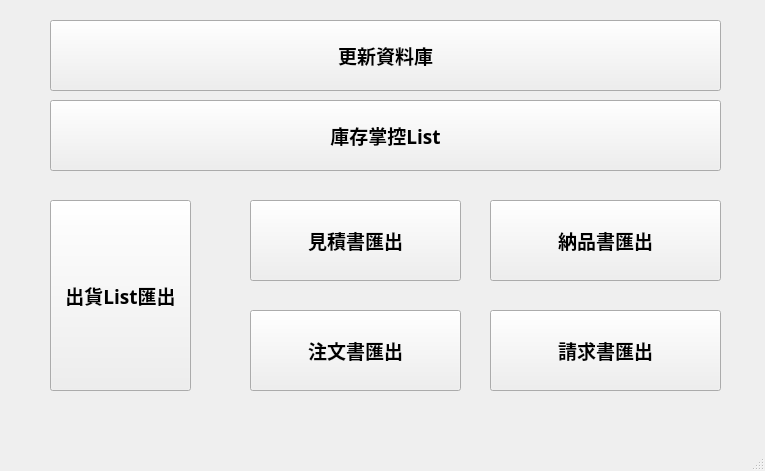
<?xml version="1.0" encoding="UTF-8"?>
<ui version="4.0">
 <class>MainWindow</class>
 <widget class="QMainWindow" name="MainWindow">
  <property name="geometry">
   <rect>
    <x>0</x>
    <y>0</y>
    <width>765</width>
    <height>471</height>
   </rect>
  </property>
  <property name="windowTitle">
   <string>MainWindow</string>
  </property>
  <widget class="QWidget" name="centralwidget">
   <widget class="QPushButton" name="pushButton">
    <property name="geometry">
     <rect>
      <x>50</x>
      <y>20</y>
      <width>671</width>
      <height>71</height>
     </rect>
    </property>
    <property name="font">
     <font>
      <family>UD デジタル 教科書体 NK-B</family>
      <pointsize>14</pointsize>
      <weight>75</weight>
      <bold>true</bold>
      <underline>false</underline>
     </font>
    </property>
    <property name="text">
     <string>更新資料庫</string>
    </property>
   </widget>
   <widget class="QPushButton" name="pushButton_2">
    <property name="geometry">
     <rect>
      <x>50</x>
      <y>200</y>
      <width>141</width>
      <height>191</height>
     </rect>
    </property>
    <property name="font">
     <font>
      <family>UD デジタル 教科書体 NK-B</family>
      <pointsize>14</pointsize>
      <weight>75</weight>
      <bold>true</bold>
      <underline>false</underline>
     </font>
    </property>
    <property name="text">
     <string>出貨List匯出</string>
    </property>
   </widget>
   <widget class="QPushButton" name="pushButton_3">
    <property name="geometry">
     <rect>
      <x>490</x>
      <y>200</y>
      <width>231</width>
      <height>81</height>
     </rect>
    </property>
    <property name="font">
     <font>
      <family>UD デジタル 教科書体 NK-B</family>
      <pointsize>14</pointsize>
      <weight>75</weight>
      <bold>true</bold>
      <underline>false</underline>
     </font>
    </property>
    <property name="text">
     <string>納品書匯出</string>
    </property>
   </widget>
   <widget class="QPushButton" name="pushButton_4">
    <property name="geometry">
     <rect>
      <x>250</x>
      <y>200</y>
      <width>211</width>
      <height>81</height>
     </rect>
    </property>
    <property name="font">
     <font>
      <family>UD デジタル 教科書体 NK-B</family>
      <pointsize>14</pointsize>
      <weight>75</weight>
      <bold>true</bold>
      <underline>false</underline>
     </font>
    </property>
    <property name="text">
     <string>見積書匯出</string>
    </property>
   </widget>
   <widget class="QPushButton" name="pushButton_5">
    <property name="geometry">
     <rect>
      <x>250</x>
      <y>310</y>
      <width>211</width>
      <height>81</height>
     </rect>
    </property>
    <property name="font">
     <font>
      <family>UD デジタル 教科書体 NK-B</family>
      <pointsize>14</pointsize>
      <weight>75</weight>
      <bold>true</bold>
      <underline>false</underline>
     </font>
    </property>
    <property name="text">
     <string>注文書匯出</string>
    </property>
   </widget>
   <widget class="QPushButton" name="pushButton_6">
    <property name="geometry">
     <rect>
      <x>490</x>
      <y>310</y>
      <width>231</width>
      <height>81</height>
     </rect>
    </property>
    <property name="font">
     <font>
      <family>UD デジタル 教科書体 NK-B</family>
      <pointsize>14</pointsize>
      <weight>75</weight>
      <bold>true</bold>
      <underline>false</underline>
     </font>
    </property>
    <property name="text">
     <string>請求書匯出</string>
    </property>
   </widget>
   <widget class="QPushButton" name="pushButton_7">
    <property name="geometry">
     <rect>
      <x>50</x>
      <y>100</y>
      <width>671</width>
      <height>71</height>
     </rect>
    </property>
    <property name="font">
     <font>
      <family>UD デジタル 教科書体 NK-B</family>
      <pointsize>14</pointsize>
      <weight>75</weight>
      <bold>true</bold>
      <underline>false</underline>
     </font>
    </property>
    <property name="text">
     <string>庫存掌控List</string>
    </property>
   </widget>
  </widget>
  <widget class="QMenuBar" name="menubar">
   <property name="geometry">
    <rect>
     <x>0</x>
     <y>0</y>
     <width>765</width>
     <height>21</height>
    </rect>
   </property>
  </widget>
  <widget class="QStatusBar" name="statusbar"/>
 </widget>
 <resources/>
 <connections/>
</ui>
